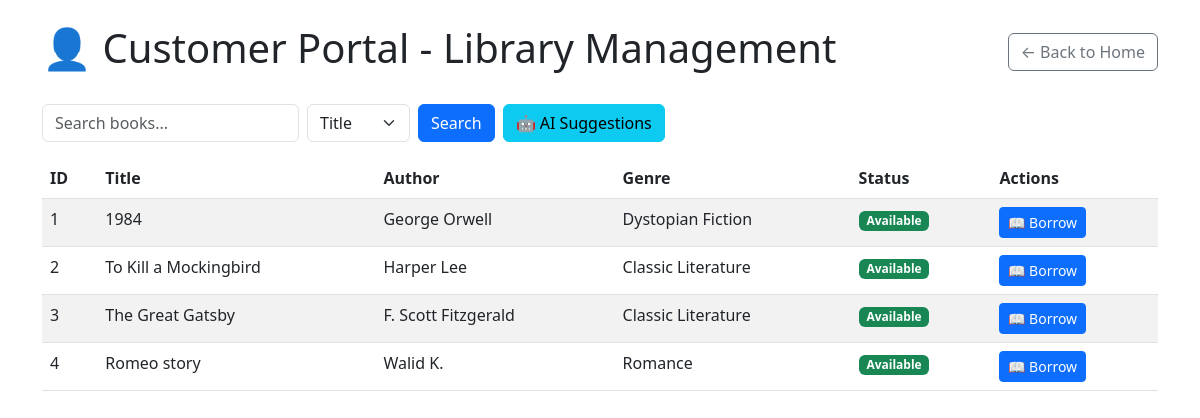
Before: /customer with the older database file.
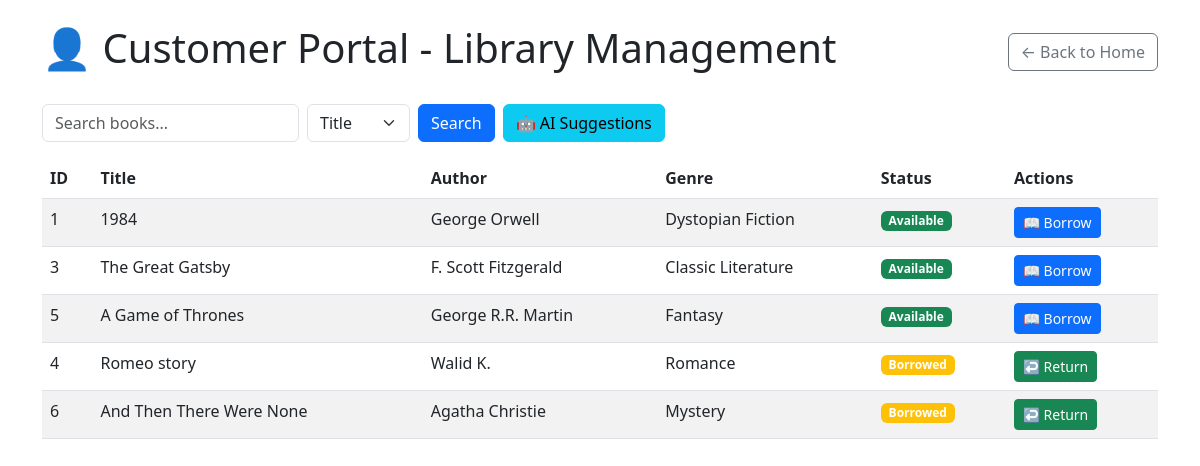
After: the same page with the newer database file.
### tables this page shows
CREATE TABLE books (
            id INTEGER PRIMARY KEY AUTOINCREMENT,
            title TEXT NOT NULL,
            author TEXT NOT NULL,
            genre TEXT,
            status TEXT DEFAULT 'available'
        );

### app.py (the view)
@app.route('/customer')
def customer_portal():
    available_books = manager.list_books()
    borrowed_books = manager.list_borrowed_books()
    all_books = []
    for book in available_books:
        book['status'] = 'available'
        all_books.append(book)
    for book in borrowed_books:
        book['status'] = 'borrowed'
        all_books.append(book)
    return render_template('customer.html', books=all_books)

### database.py (called while the page is built)
    def get_connection(self):
        return sqlite3.connect('library.db')

    def get_available_books(self):
        conn = self.get_connection()
        cursor = conn.cursor()
        cursor.execute('SELECT * FROM books WHERE status = "available"')
        books = []
        for row in cursor.fetchall():
            books.append({
                'id': row[0],
                'title': row[1],
                'author': row[2],
                'genre': row[3],
                'status': row[4]
            })
        conn.close()
        return books

    def get_borrowed_books(self):
        conn = self.get_connection()
        cursor = conn.cursor()
        cursor.execute('SELECT * FROM books WHERE status = "borrowed"')
        books = []
        for row in cursor.fetchall():
            books.append({
                'id': row[0],
                'title': row[1],
                'author': row[2],
                'genre': row[3],
                'status': row[4]
            })
        conn.close()
        return books

### templates/customer.html (shortened to what this page needs)
<!doctype html>
<html lang="en">
  <head>
    <link
      rel="stylesheet"
      href="https://cdn.jsdelivr.net/npm/bootstrap@5.3.0/dist/css/bootstrap.min.css"
    />
  </head>
  <body class="container py-4">
    <div class="d-flex justify-content-between align-items-center mb-4">
      <h1>👤 Customer Portal - Library Management</h1>
      <a href="/" class="btn btn-outline-secondary">← Back to Home</a>
    </div>
    <form
      class="row g-2 mb-3"
      method="get"
      action="/customer/search"
      id="searchForm"
    >
      <div class="col-auto">
        <input
          type="text"
          name="q"
          id="searchInput"
          class="form-control"
          placeholder="Search books..."
          value="{{ query or '' }}"
        />
      </div>
      <div class="col-auto">
        <select name="by" id="searchBy" class="form-select">
          <option value="title" {% if by == "title" %}selected{% endif %}>
            Title
          </option>
        </select>
      </div>
      <div class="col-auto">
        <button type="submit" class="btn btn-primary">Search</button>
      </div>
      <div class="col-auto">
        <button
          type="button"
          class="btn btn-info"
          data-bs-toggle="modal"
          data-bs-target="#aiSuggestionModal"
        >
          🤖 AI Suggestions
        </button>
      </div>
    </form>
    <table class="table table-striped">
      <thead>
        <tr>
          <th>ID</th>
          <th>Title</th>
          <th>Author</th>
          <th>Genre</th>
          <th>Status</th>
          <th>Actions</th>
        </tr>
      </thead>
      <tbody id="bookTable">
        {% for book in books %}
        <tr>
          <td>{{ book.id }}</td>
          <td>{{ book.title }}</td>
          <td>{{ book.author }}</td>
          <td>{{ book.genre }}</td>
          <td>
            {% if book.status == 'borrowed' %}
            <span class="badge bg-warning">Borrowed</span>
            {% else %}
            <span class="badge bg-success">Available</span>
            {% endif %}
          </td>
          <td>
            {% if book.status != 'borrowed' %}
            <a
              href="/customer/borrow/{{ book.id }}"
              class="btn btn-sm btn-primary"
            >
              📖 Borrow
            </a>
            {% else %}
            <a
              href="/customer/return/{{ book.id }}"
              class="btn btn-sm btn-success"
            >
              ↩️ Return
            </a>
            {% endif %}
          </td>
        </tr>
        {% endfor %}
      </tbody>
    </table>
  </body>
</html>

Changed rows visible on the page:
removed books: id "2", title "To Kill a Mockingbird", author "Harper Lee", genre "Classic Literature", status "Available"
added books: id "5", title "A Game of Thrones", author "George R.R. Martin", genre "Fantasy", status "Available"
changed books "Romeo story": status "Available 📖 Borrow" → "Borrowed ↩️ Return"
added books: id "6", title "And Then There Were None", author "Agatha Christie", genre "Mystery", status "Borrowed"
